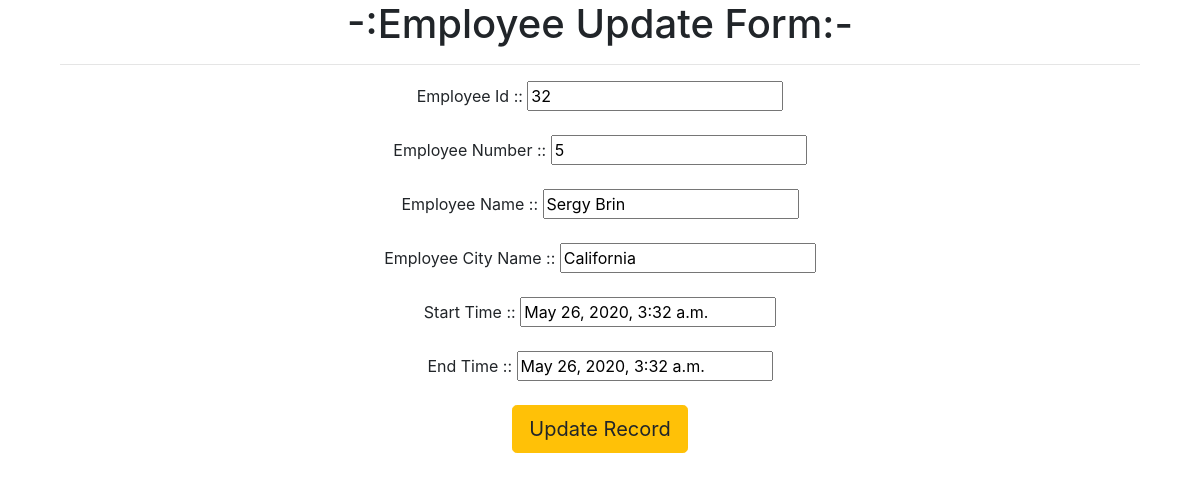
The page /update/32 on the database its author committed.
### employeeapp/models.py (models this page shows)
class Employee(models.Model):
    eno=models.IntegerField()
    ename = models.CharField(max_length=100)
    ecity = models.CharField(max_length=50)
    start_time=models.DateTimeField(default=timezone.now,blank=False)
    end_time=models.DateTimeField(default=timezone.now,blank=False)

### employeeapp/views.py (the view)
# urls.py: path('update/<int:id>',views.update_view),
def update_view(request,id):
    emp=Employee.objects.get(id=id)
    if request.method=="POST":
        form=EmployeeForm(request.POST,instance=emp)
        if form.is_valid():
            form.save()
            return redirect('/')
    return render(request,'employeeapp/update.html',{'emp':emp})

### templates/employeeapp/update.html (shortened to what this page needs)
<!DOCTYPE html>
{%extends 'employeeapp/base.html'%}
  {% block base_block %}
  <div class="container" >
    <h1>-:Employee Update Form:-</h1><hr>
   <form method="post">
     Employee Id :: <input type="text" name="id" value="{{emp.id}}"><br><br>
     Employee Number :: <input type="text" name="eno" value="{{emp.eno}}"><br><br>
     Employee Name :: <input type="text" name="ename" value="{{emp.ename}}"><br><br>
     Employee City Name :: <input type="text" name="ecity" value="{{emp.ecity}}"><br><br>
     Start Time :: <input type="text" name="start_time" value="{{emp.start_time}}"><br><br>
     End Time :: <input type="text" name="end_timec" value="{{emp.end_time}}"><br><br>
     <input type="submit" class="btn btn-warning btn-lg"  value="Update Record"><br><br>
   </form>
  </div>
  {% endblock %}

### rows shown on the page
Employee: id "32", eno "5", ename "Sergy Brin", ecity "California", start_time "May 26, 2020, 3:32 a.m.", end_timec "May 26, 2020, 3:32 a.m."
